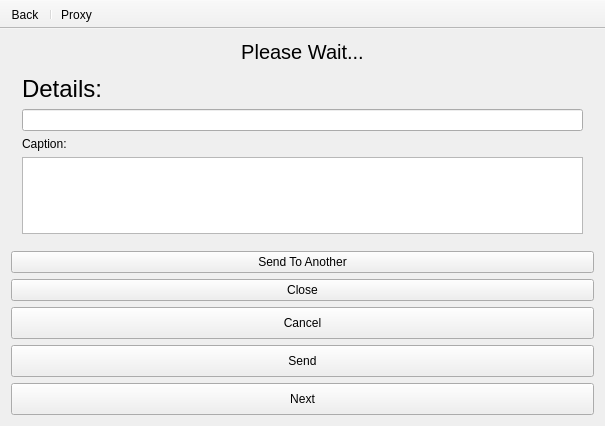
<?xml version="1.0" encoding="UTF-8"?>
<ui version="4.0">
 <class>ShareDialog</class>
 <widget class="QMainWindow" name="ShareDialog">
  <property name="geometry">
   <rect>
    <x>0</x>
    <y>0</y>
    <width>605</width>
    <height>426</height>
   </rect>
  </property>
  <property name="windowTitle">
   <string>Aseman Telegram Backuper</string>
  </property>
  <widget class="QWidget" name="centralWidget">
   <layout class="QVBoxLayout">
    <item>
     <widget class="QWidget" name="widget" native="true">
      <layout class="QVBoxLayout" name="verticalLayout_8">
       <property name="spacing">
        <number>0</number>
       </property>
       <property name="leftMargin">
        <number>0</number>
       </property>
       <property name="topMargin">
        <number>0</number>
       </property>
       <property name="rightMargin">
        <number>0</number>
       </property>
       <property name="bottomMargin">
        <number>0</number>
       </property>
       <item>
        <widget class="QLabel" name="wait">
         <property name="font">
          <font>
           <pointsize>15</pointsize>
          </font>
         </property>
         <property name="text">
          <string>Please Wait...</string>
         </property>
         <property name="alignment">
          <set>Qt::AlignCenter</set>
         </property>
        </widget>
       </item>
       <item>
        <widget class="QStackedWidget" name="stackedWidget">
         <property name="currentIndex">
          <number>4</number>
         </property>
         <widget class="QWidget" name="page">
          <layout class="QVBoxLayout" name="verticalLayout">
           <item>
            <spacer name="verticalSpacer_2">
             <property name="orientation">
              <enum>Qt::Vertical</enum>
             </property>
             <property name="sizeHint" stdset="0">
              <size>
               <width>20</width>
               <height>40</height>
              </size>
             </property>
            </spacer>
           </item>
           <item>
            <widget class="QLabel" name="label">
             <property name="font">
              <font>
               <pointsize>18</pointsize>
              </font>
             </property>
             <property name="text">
              <string>Enter Your Number</string>
             </property>
            </widget>
           </item>
           <item>
            <widget class="QLabel" name="label_5">
             <property name="text">
              <string>You must login using your account to send messages</string>
             </property>
            </widget>
           </item>
           <item>
            <widget class="QComboBox" name="phoneLine">
             <property name="editable">
              <bool>true</bool>
             </property>
            </widget>
           </item>
           <item>
            <spacer name="verticalSpacer">
             <property name="orientation">
              <enum>Qt::Vertical</enum>
             </property>
             <property name="sizeHint" stdset="0">
              <size>
               <width>20</width>
               <height>40</height>
              </size>
             </property>
            </spacer>
           </item>
          </layout>
         </widget>
         <widget class="QWidget" name="page_2">
          <layout class="QVBoxLayout" name="verticalLayout_2">
           <item>
            <spacer name="verticalSpacer_3">
             <property name="orientation">
              <enum>Qt::Vertical</enum>
             </property>
             <property name="sizeHint" stdset="0">
              <size>
               <width>20</width>
               <height>114</height>
              </size>
             </property>
            </spacer>
           </item>
           <item>
            <widget class="QLabel" name="label_2">
             <property name="font">
              <font>
               <pointsize>18</pointsize>
              </font>
             </property>
             <property name="text">
              <string>Enter Code</string>
             </property>
            </widget>
           </item>
           <item>
            <widget class="QLabel" name="label_6">
             <property name="text">
              <string>A code will send to you, Please enter the code below</string>
             </property>
            </widget>
           </item>
           <item>
            <widget class="QLineEdit" name="codeLine">
             <property name="text">
              <string/>
             </property>
            </widget>
           </item>
           <item>
            <spacer name="verticalSpacer_4">
             <property name="orientation">
              <enum>Qt::Vertical</enum>
             </property>
             <property name="sizeHint" stdset="0">
              <size>
               <width>20</width>
               <height>114</height>
              </size>
             </property>
            </spacer>
           </item>
          </layout>
         </widget>
         <widget class="QWidget" name="page_3">
          <layout class="QVBoxLayout" name="verticalLayout_3">
           <item>
            <spacer name="verticalSpacer_5">
             <property name="orientation">
              <enum>Qt::Vertical</enum>
             </property>
             <property name="sizeHint" stdset="0">
              <size>
               <width>20</width>
               <height>114</height>
              </size>
             </property>
            </spacer>
           </item>
           <item>
            <widget class="QLabel" name="label_3">
             <property name="font">
              <font>
               <pointsize>18</pointsize>
              </font>
             </property>
             <property name="text">
              <string>Enter Password</string>
             </property>
            </widget>
           </item>
           <item>
            <widget class="QLabel" name="label_7">
             <property name="text">
              <string>Your account has password, Please enter the password.</string>
             </property>
            </widget>
           </item>
           <item>
            <widget class="QLineEdit" name="passLine">
             <property name="text">
              <string/>
             </property>
             <property name="echoMode">
              <enum>QLineEdit::Password</enum>
             </property>
            </widget>
           </item>
           <item>
            <spacer name="verticalSpacer_6">
             <property name="orientation">
              <enum>Qt::Vertical</enum>
             </property>
             <property name="sizeHint" stdset="0">
              <size>
               <width>20</width>
               <height>114</height>
              </size>
             </property>
            </spacer>
           </item>
          </layout>
         </widget>
         <widget class="QWidget" name="page_4">
          <layout class="QVBoxLayout" name="verticalLayout_4">
           <item>
            <spacer name="verticalSpacer_7">
             <property name="orientation">
              <enum>Qt::Vertical</enum>
             </property>
             <property name="sizeHint" stdset="0">
              <size>
               <width>20</width>
               <height>60</height>
              </size>
             </property>
            </spacer>
           </item>
           <item>
            <widget class="QLabel" name="label_4">
             <property name="font">
              <font>
               <pointsize>18</pointsize>
              </font>
             </property>
             <property name="text">
              <string>Enter Channel/Chat/User To Send Message</string>
             </property>
            </widget>
           </item>
           <item>
            <widget class="QLabel" name="label_14">
             <property name="text">
              <string>Enter the channel or user name you want to send message.</string>
             </property>
            </widget>
           </item>
           <item>
            <layout class="QHBoxLayout" name="horizontalLayout">
             <item>
              <widget class="QLineEdit" name="channelName">
               <property name="text">
                <string/>
               </property>
              </widget>
             </item>
             <item>
              <widget class="QToolButton" name="dialogBtn">
               <property name="text">
                <string>...</string>
               </property>
              </widget>
             </item>
            </layout>
           </item>
           <item>
            <spacer name="verticalSpacer_8">
             <property name="orientation">
              <enum>Qt::Vertical</enum>
             </property>
             <property name="sizeHint" stdset="0">
              <size>
               <width>20</width>
               <height>60</height>
              </size>
             </property>
            </spacer>
           </item>
          </layout>
         </widget>
         <widget class="QWidget" name="page_5">
          <layout class="QVBoxLayout" name="verticalLayout_5">
           <item>
            <spacer name="verticalSpacer_9">
             <property name="orientation">
              <enum>Qt::Vertical</enum>
             </property>
             <property name="sizeHint" stdset="0">
              <size>
               <width>20</width>
               <height>22</height>
              </size>
             </property>
            </spacer>
           </item>
           <item>
            <widget class="QLabel" name="label_11">
             <property name="font">
              <font>
               <pointsize>18</pointsize>
              </font>
             </property>
             <property name="text">
              <string>Details:</string>
             </property>
            </widget>
           </item>
           <item>
            <widget class="QLineEdit" name="channelIdLine">
             <property name="text">
              <string/>
             </property>
             <property name="readOnly">
              <bool>true</bool>
             </property>
            </widget>
           </item>
           <item>
            <widget class="QLabel" name="label_15">
             <property name="text">
              <string>Caption:</string>
             </property>
            </widget>
           </item>
           <item>
            <widget class="QPlainTextEdit" name="captionTextEdit"/>
           </item>
           <item>
            <spacer name="verticalSpacer_10">
             <property name="orientation">
              <enum>Qt::Vertical</enum>
             </property>
             <property name="sizeHint" stdset="0">
              <size>
               <width>20</width>
               <height>22</height>
              </size>
             </property>
            </spacer>
           </item>
          </layout>
         </widget>
         <widget class="QWidget" name="page_6">
          <layout class="QVBoxLayout" name="verticalLayout_6">
           <item>
            <spacer name="verticalSpacer_11">
             <property name="orientation">
              <enum>Qt::Vertical</enum>
             </property>
             <property name="sizeHint" stdset="0">
              <size>
               <width>20</width>
               <height>79</height>
              </size>
             </property>
            </spacer>
           </item>
           <item>
            <widget class="QLabel" name="label_12">
             <property name="font">
              <font>
               <pointsize>18</pointsize>
              </font>
             </property>
             <property name="text">
              <string>Sending</string>
             </property>
            </widget>
           </item>
           <item>
            <widget class="QProgressBar" name="progressBar">
             <property name="maximum">
              <number>1000</number>
             </property>
             <property name="value">
              <number>0</number>
             </property>
            </widget>
           </item>
           <item>
            <widget class="QLabel" name="progressLabel">
             <property name="text">
              <string>progress</string>
             </property>
            </widget>
           </item>
           <item>
            <widget class="QLabel" name="sizeLabel">
             <property name="text">
              <string/>
             </property>
            </widget>
           </item>
           <item>
            <spacer name="verticalSpacer_12">
             <property name="orientation">
              <enum>Qt::Vertical</enum>
             </property>
             <property name="sizeHint" stdset="0">
              <size>
               <width>20</width>
               <height>79</height>
              </size>
             </property>
            </spacer>
           </item>
          </layout>
         </widget>
         <widget class="QWidget" name="page_7">
          <layout class="QVBoxLayout" name="verticalLayout_7">
           <item>
            <spacer name="verticalSpacer_13">
             <property name="orientation">
              <enum>Qt::Vertical</enum>
             </property>
             <property name="sizeHint" stdset="0">
              <size>
               <width>20</width>
               <height>40</height>
              </size>
             </property>
            </spacer>
           </item>
           <item>
            <widget class="QLabel" name="label_13">
             <property name="font">
              <font>
               <pointsize>18</pointsize>
              </font>
             </property>
             <property name="text">
              <string>Finished</string>
             </property>
            </widget>
           </item>
           <item>
            <spacer name="verticalSpacer_14">
             <property name="orientation">
              <enum>Qt::Vertical</enum>
             </property>
             <property name="sizeHint" stdset="0">
              <size>
               <width>20</width>
               <height>40</height>
              </size>
             </property>
            </spacer>
           </item>
          </layout>
         </widget>
        </widget>
       </item>
      </layout>
     </widget>
    </item>
    <item>
     <widget class="QWidget" name="buttonsWidget" native="true">
      <layout class="QVBoxLayout" name="verticalLayout_9">
       <property name="leftMargin">
        <number>0</number>
       </property>
       <property name="topMargin">
        <number>0</number>
       </property>
       <property name="rightMargin">
        <number>0</number>
       </property>
       <property name="bottomMargin">
        <number>0</number>
       </property>
       <item>
        <widget class="QPushButton" name="resetBtn">
         <property name="text">
          <string>Send To Another</string>
         </property>
        </widget>
       </item>
       <item>
        <widget class="QPushButton" name="closeBtn">
         <property name="text">
          <string>Close</string>
         </property>
        </widget>
       </item>
       <item>
        <widget class="QPushButton" name="cancelBtn">
         <property name="minimumSize">
          <size>
           <width>0</width>
           <height>32</height>
          </size>
         </property>
         <property name="text">
          <string>Cancel</string>
         </property>
        </widget>
       </item>
       <item>
        <widget class="QPushButton" name="sendBtn">
         <property name="minimumSize">
          <size>
           <width>0</width>
           <height>32</height>
          </size>
         </property>
         <property name="text">
          <string>Send</string>
         </property>
        </widget>
       </item>
       <item>
        <widget class="QPushButton" name="nextBtn">
         <property name="minimumSize">
          <size>
           <width>0</width>
           <height>32</height>
          </size>
         </property>
         <property name="text">
          <string>Next</string>
         </property>
        </widget>
       </item>
      </layout>
     </widget>
    </item>
   </layout>
  </widget>
  <widget class="QToolBar" name="toolBar">
   <property name="windowTitle">
    <string>toolBar</string>
   </property>
   <property name="movable">
    <bool>false</bool>
   </property>
   <property name="toolButtonStyle">
    <enum>Qt::ToolButtonTextBesideIcon</enum>
   </property>
   <attribute name="toolBarArea">
    <enum>TopToolBarArea</enum>
   </attribute>
   <attribute name="toolBarBreak">
    <bool>false</bool>
   </attribute>
   <addaction name="actionBack"/>
   <addaction name="separator"/>
   <addaction name="actionProxy"/>
  </widget>
  <action name="actionBack">
   <property name="icon">
    <iconset resource="resource.qrc">
     <normaloff>:/icons/go-previous.png</normaloff>:/icons/go-previous.png</iconset>
   </property>
   <property name="text">
    <string>Back</string>
   </property>
  </action>
  <action name="actionProxy">
   <property name="icon">
    <iconset resource="resource.qrc">
     <normaloff>:/icons/globe.png</normaloff>:/icons/globe.png</iconset>
   </property>
   <property name="text">
    <string>Proxy</string>
   </property>
  </action>
  <action name="actionAbout">
   <property name="icon">
    <iconset resource="resource.qrc">
     <normaloff>:/icons/help-about.png</normaloff>:/icons/help-about.png</iconset>
   </property>
   <property name="text">
    <string>About</string>
   </property>
  </action>
 </widget>
 <layoutdefault spacing="6" margin="11"/>
 <resources>
  <include location="resource.qrc"/>
 </resources>
 <connections/>
</ui>
